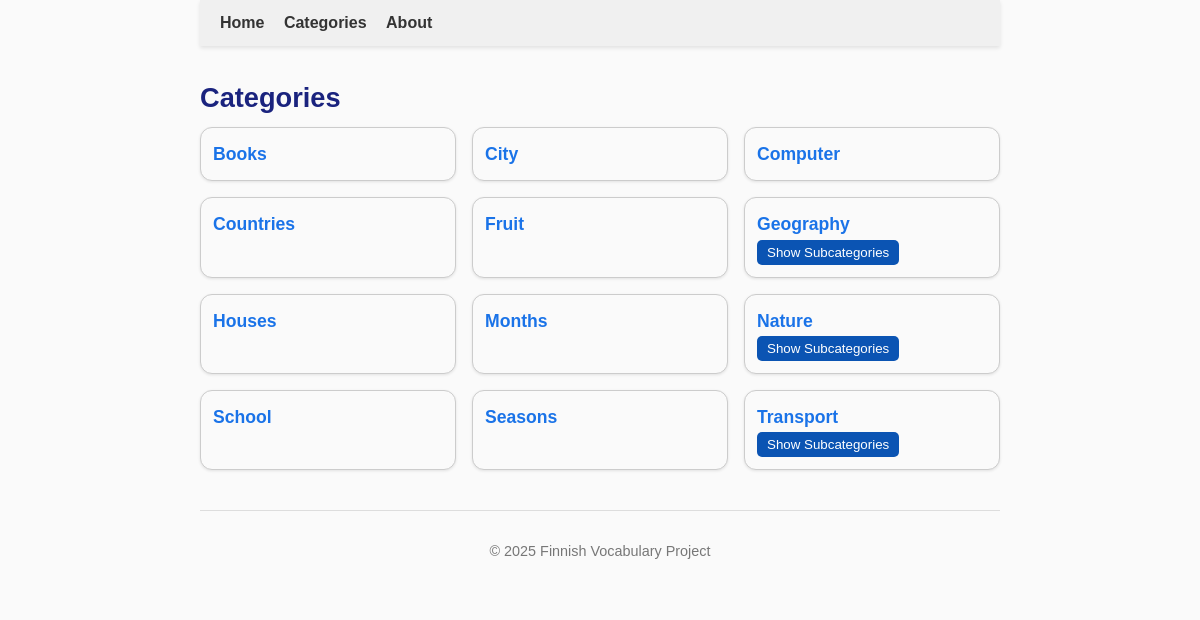
The page /categories on the database as committed earlier.
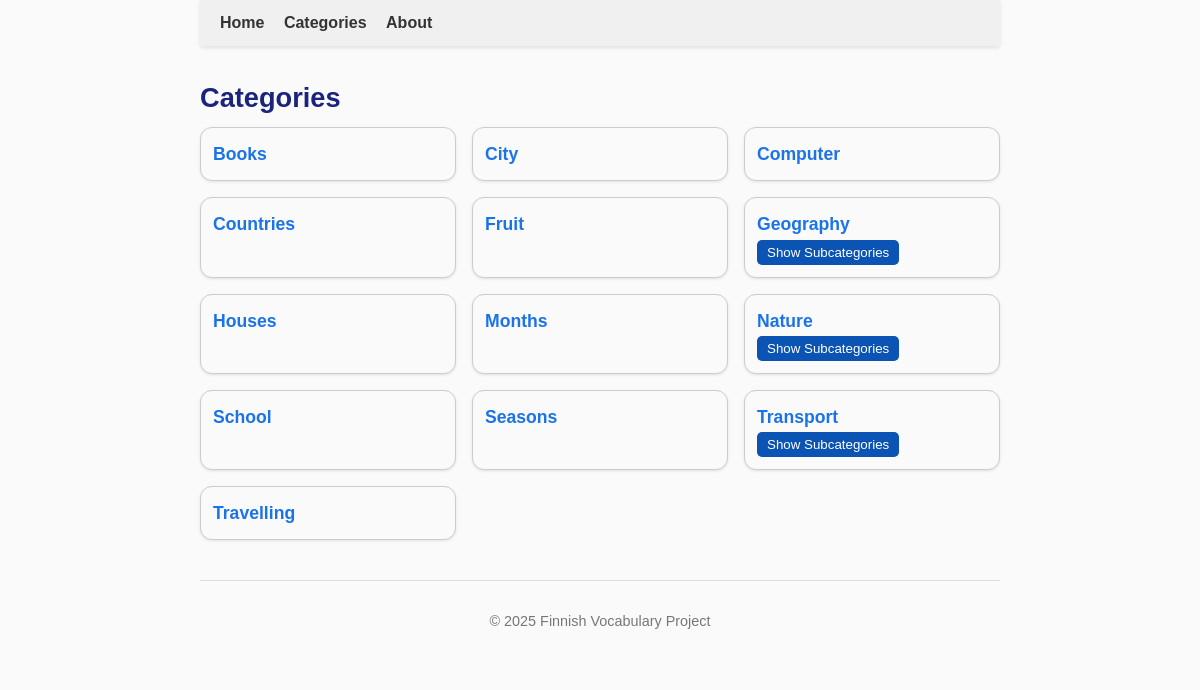
The same page on the database as committed later.
### tables this page shows
CREATE TABLE categories (
    id INTEGER PRIMARY KEY,
    name TEXT NOT NULL UNIQUE,
    parent_id INTEGER REFERENCES categories(id)
, description TEXT);

### app.py (the view)
@app.route('/categories')
def categories():
    conn = sqlite3.connect("finnish.db")
    conn.row_factory = sqlite3.Row
    cur = conn.cursor()
    cur.execute("SELECT id, name, parent_id FROM categories ORDER BY name")
    rows = cur.fetchall()
    categories_dict = {}
    for row in rows:
        if row['parent_id']:
            categories_dict.setdefault(row['parent_id'], []).append(row)
        else:
            categories_dict.setdefault(None, []).append(row)
    conn.close()
    return render_template('categories.html', categories=categories_dict)

### templates/categories.html (shortened to what this page needs)
{% extends "base.html" %}
{% block content %}
<h2>Categories</h2>
<div class="category-grid">
{% for cat in categories.get(None, []) %}
    <div class="category-card">
        <a href="{{ url_for('show_category', category_name=cat['name']) }} " class="category-link">
            <span class="title">{{ cat['name'] }}</span>
        </a>
        {% if categories.get(cat['id']) %}
        <div class="subcats-toggle">
            <button class="expand-btn">Show Subcategories</button>
        </div>
    {% endif %}
    </div>
{% endfor %}
</div>
{% endblock %}

### templates/base.html (shortened to what this page needs)
<!DOCTYPE html>
<html lang="en">
<head>
    <link rel="stylesheet" href="{{ url_for('static', filename='style.css') }}">
</head>
<body>
    <header>
        <nav>
            <a href="{{ url_for('home') }}">Home</a>
            <a href="{{ url_for('categories') }}">Categories</a>
            <a href="{{ url_for('about') }}">About</a>
        </nav>
    </header>
    <main>
        {% block content %}{% endblock %}
    </main>
    <footer>
        <p>&copy; 2025 Finnish Vocabulary Project</p>
    </footer>
</body>
</html>

### static/style.css (style rules this page uses)
body { font-family: Arial, sans-serif; max-width: 800px; margin: 0 auto; padding: 0 20px 40px 20px; line-height: 1.6; color: #222; background-color: #fafafa; }
h1, h2, h3, h4 { color: #1a237e; margin-bottom: 0.3em; }
h2 { font-size: 1.7em; }
a { text-decoration: none; color: #1a73e8; transition: color 0.2s; }
button { border: none; border-radius: 6px; cursor: pointer; transition: background-color 0.2s; }
header { background-color: #f0f0f0; padding: 10px 20px; margin-bottom: 30px; box-shadow: 0 2px 4px rgba(0,0,0,0.1); }
nav a { margin-right: 15px; font-weight: bold; color: #333; }
.category-grid, .subcategories-grid { display: grid; grid-template-columns: repeat(auto-fill, minmax(220px, 1fr)); gap: 16px; }
.category-card, .subcategory-item { border: 1px solid #ccc; padding: 12px; border-radius: 12px; background: #fafafa; box-shadow: 0 1px 3px rgba(0,0,0,0.1); }
.category-card .title { font-weight: bold; font-size: 1.1em; }
.subcats-toggle button { background-color: #0b54b3; color: white; padding: 5px 10px; border-radius: 5px; cursor: pointer; }
footer { text-align: center; padding: 15px; margin-top: 40px; font-size: 0.9em; color: #777; border-top: 1px solid #ddd; }

Rows that differ between the two databases and show on the page:
added categories: name "Travelling"
